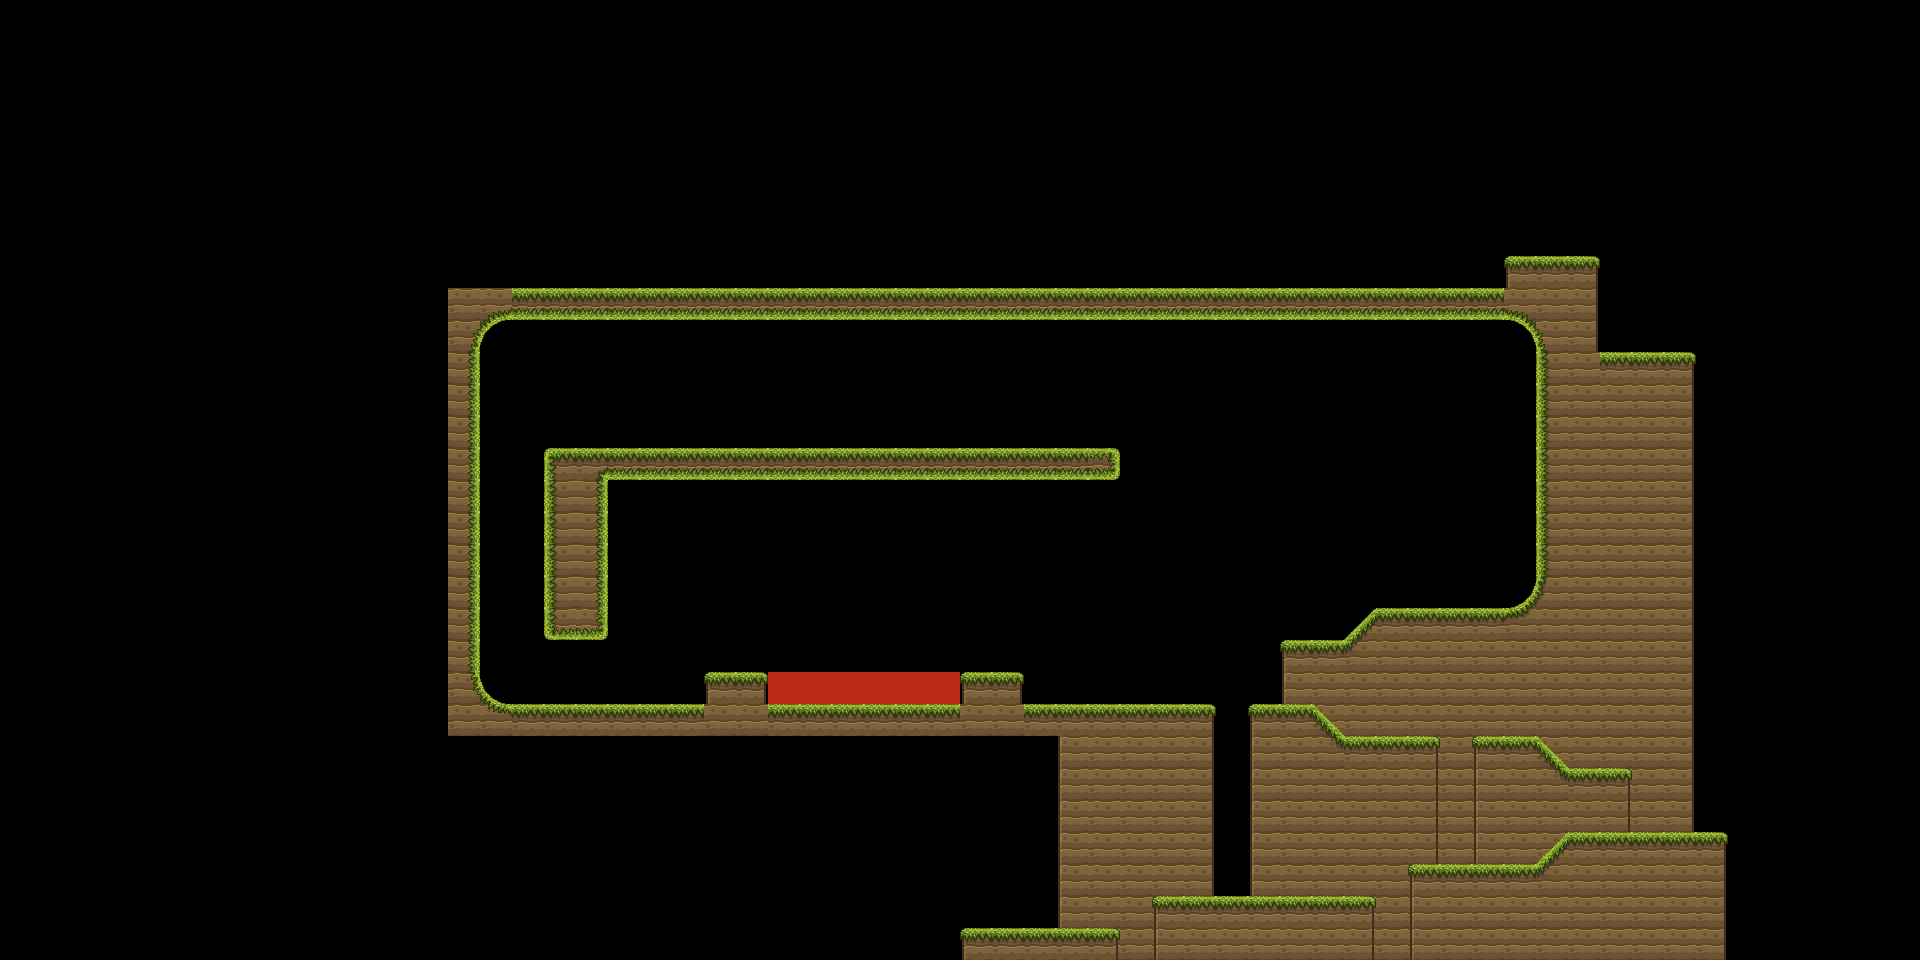

Below is a game level as drawn by its tile map, then a one-line description and the .tmx that defines it (tile-layer data replaced by summaries):
An orthogonal 60x30 tile map with 32x32 px tiles, 1 tile layer (Tile Layer 1).

<map version="1.9" tiledversion="1.9.2" orientation="orthogonal" renderorder="right-down" width="60" height="30" tilewidth="32" tileheight="32" infinite="0" nextlayerid="2" nextobjectid="1">
 <editorsettings>
  <export target="Level1.lua" format="lua" />
 </editorsettings>
 <tileset firstgid="1" name="Grass Tiles" tilewidth="32" tileheight="32" tilecount="81" columns="9">
  <properties>
   <property name="role" value="" />
  </properties>
  <image source="../img/platform.png" width="288" height="288" />
  <tile id="0">
   <properties>
    <property name="role" value="top" />
    <property name="slope" value="flat" />
   </properties>
  </tile>
  <tile id="1">
   <properties>
    <property name="role" value="top" />
    <property name="slope" value="flat" />
   </properties>
  </tile>
  <tile id="2">
   <properties>
    <property name="role" value="top" />
    <property name="slope" value="flat" />
   </properties>
  </tile>
  <tile id="3">
   <properties>
    <property name="role" value="top" />
    <property name="slope" value="flat" />
   </properties>
  </tile>
  <tile id="4">
   <properties>
    <property name="role" value="top" />
    <property name="slope" value="flat" />
   </properties>
  </tile>
  <tile id="5">
   <properties>
    <property name="role" value="top" />
    <property name="slope" value="riseRight" />
   </properties>
  </tile>
  <tile id="6">
   <properties>
    <property name="role" value="top" />
    <property name="slope" value="riseLeft" />
   </properties>
  </tile>
  <tile id="7">
   <properties>
    <property name="role" value="top" />
    <property name="slope" value="riseRight" />
   </properties>
  </tile>
  <tile id="8">
   <properties>
    <property name="role" value="top" />
    <property name="slope" value="riseLeft" />
   </properties>
  </tile>
  <tile id="9">
   <properties>
    <property name="role" value="fill" />
    <property name="slope" value="flat" />
   </properties>
  </tile>
  <tile id="10">
   <properties>
    <property name="role" value="fill" />
    <property name="slope" value="flat" />
   </properties>
  </tile>
  <tile id="11">
   <properties>
    <property name="role" value="fill" />
    <property name="slope" value="flat" />
   </properties>
  </tile>
  <tile id="12">
   <properties>
    <property name="role" value="fill" />
    <property name="slope" value="flat" />
   </properties>
  </tile>
  <tile id="13">
   <properties>
    <property name="role" value="fill" />
    <property name="slope" value="flat" />
   </properties>
  </tile>
  <tile id="14">
   <properties>
    <property name="role" value="fill" />
    <property name="slope" value="flat" />
   </properties>
  </tile>
  <tile id="15">
   <properties>
    <property name="role" value="fill" />
    <property name="slope" value="flat" />
   </properties>
  </tile>
  <tile id="16">
   <properties>
    <property name="role" value="fill" />
    <property name="slope" value="flat" />
   </properties>
  </tile>
  <tile id="17">
   <properties>
    <property name="role" value="fill" />
    <property name="slope" value="flat" />
   </properties>
  </tile>
  <tile id="18">
   <properties>
    <property name="role" value="wall" />
    <property name="slope" value="flat" />
   </properties>
  </tile>
  <tile id="19">
   <properties>
    <property name="role" value="wall" />
    <property name="slope" value="flat" />
   </properties>
  </tile>
  <tile id="20">
   <properties>
    <property name="role" value="wall" />
    <property name="slope" value="flat" />
   </properties>
  </tile>
  <tile id="21">
   <properties>
    <property name="role" value="wall" />
    <property name="slope" value="flat" />
   </properties>
  </tile>
  <tile id="22">
   <properties>
    <property name="role" value="wall" />
    <property name="slope" value="flat" />
   </properties>
  </tile>
  <tile id="23">
   <properties>
    <property name="role" value="wall" />
    <property name="slope" value="flat" />
   </properties>
  </tile>
  <tile id="24">
   <properties>
    <property name="role" value="wall" />
    <property name="slope" value="flat" />
   </properties>
  </tile>
  <tile id="25">
   <properties>
    <property name="role" value="wall" />
    <property name="slope" value="flat" />
   </properties>
  </tile>
  <tile id="26">
   <properties>
    <property name="role" value="wall" />
    <property name="slope" value="flat" />
   </properties>
  </tile>
  <tile id="27">
   <properties>
    <property name="role" value="wall" />
    <property name="slope" value="flat" />
   </properties>
  </tile>
  <tile id="28">
   <properties>
    <property name="role" value="wall" />
    <property name="slope" value="flat" />
   </properties>
  </tile>
  <tile id="29">
   <properties>
    <property name="role" value="wall" />
    <property name="slope" value="flat" />
   </properties>
  </tile>
  <tile id="30">
   <properties>
    <property name="role" value="wall" />
    <property name="slope" value="flat" />
   </properties>
  </tile>
  <tile id="31">
   <properties>
    <property name="role" value="wall" />
    <property name="slope" value="flat" />
   </properties>
  </tile>
  <tile id="32">
   <properties>
    <property name="role" value="lava" />
    <property name="slope" value="flat" />
   </properties>
  </tile>
  <tile id="33">
   <properties>
    <property name="role" value="wall" />
    <property name="slope" value="flat" />
   </properties>
  </tile>
  <tile id="34">
   <properties>
    <property name="role" value="wall" />
    <property name="slope" value="flat" />
   </properties>
  </tile>
  <tile id="35">
   <properties>
    <property name="role" value="wall" />
    <property name="slope" value="flat" />
   </properties>
  </tile>
  <tile id="36">
   <properties>
    <property name="role" value="wall" />
    <property name="slope" value="flat" />
   </properties>
  </tile>
  <tile id="37">
   <properties>
    <property name="role" value="wall" />
    <property name="slope" value="flat" />
   </properties>
  </tile>
  <tile id="38">
   <properties>
    <property name="role" value="wall" />
    <property name="slope" value="flat" />
   </properties>
  </tile>
  <tile id="39">
   <properties>
    <property name="role" value="wall" />
    <property name="slope" value="flat" />
   </properties>
  </tile>
  <tile id="40">
   <properties>
    <property name="role" value="fill" />
    <property name="slope" value="flat" />
   </properties>
  </tile>
  <tile id="41">
   <properties>
    <property name="role" value="fill" />
    <property name="slope" value="flat" />
   </properties>
  </tile>
  <tile id="42">
   <properties>
    <property name="role" value="fill" />
    <property name="slope" value="flat" />
   </properties>
  </tile>
  <tile id="43">
   <properties>
    <property name="role" value="fill" />
    <property name="slope" value="flat" />
   </properties>
  </tile>
  <tile id="44">
   <properties>
    <property name="role" value="fill" />
    <property name="slope" value="flat" />
   </properties>
  </tile>
  <tile id="55">
   <properties>
    <property name="role" value="top" />
    <property name="slope" value="ceilingRight" />
   </properties>
  </tile>
  <tile id="56">
   <properties>
    <property name="role" value="top" />
    <property name="slope" value="ceilingLeft" />
   </properties>
  </tile>
  <tile id="64">
   <properties>
    <property name="role" value="top" />
    <property name="slope" value="rampLeft" />
   </properties>
  </tile>
  <tile id="65">
   <properties>
    <property name="role" value="top" />
    <property name="slope" value="rampRight" />
   </properties>
  </tile>
 </tileset>
 <layer id="1" name="Tile Layer 1" width="60" height="30">
  <data>[1800 cells, 352 non-empty, 36 distinct tile ids]</data>
 </layer>
</map>
